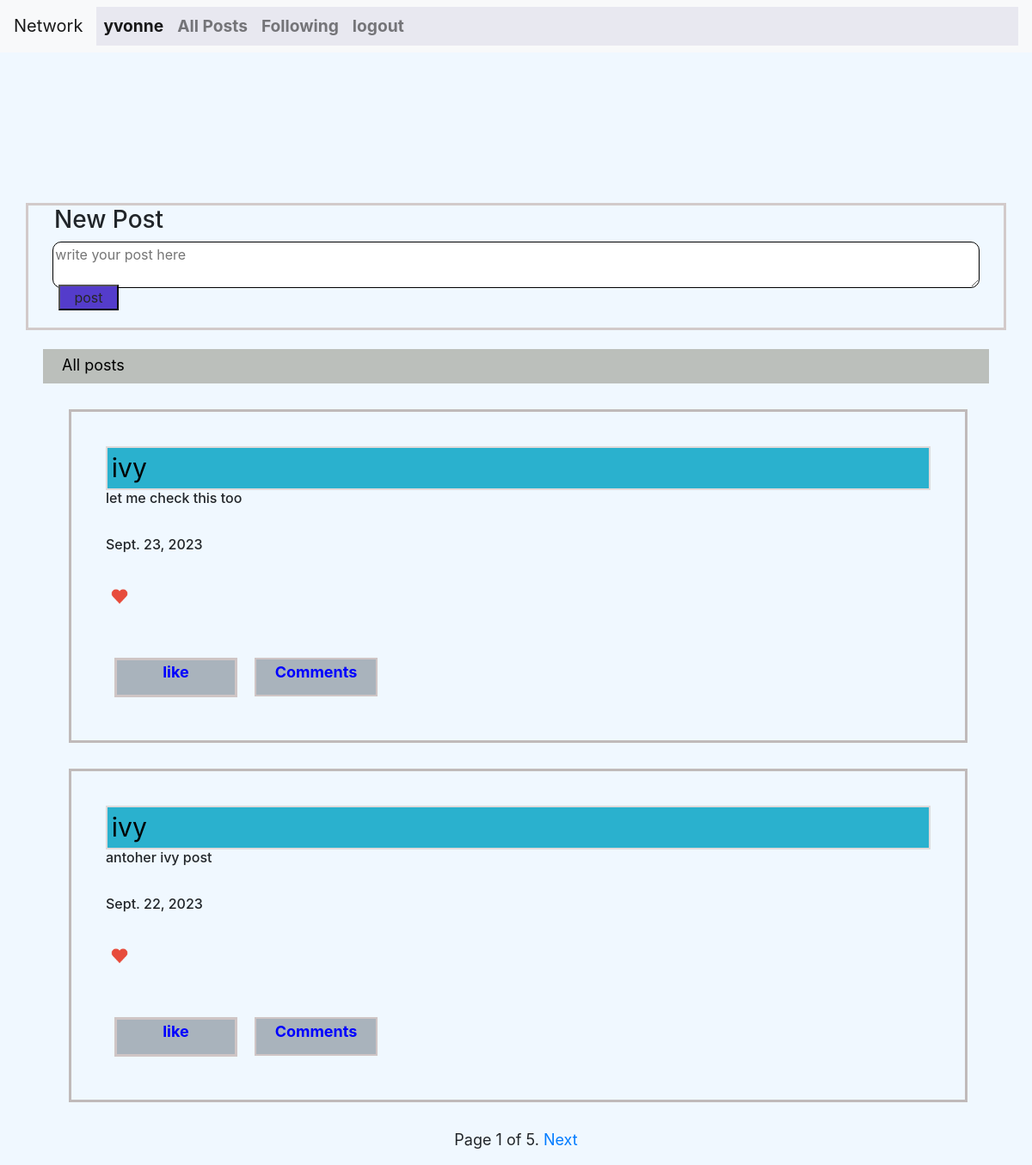
The page / (signed in) on the database as committed earlier.
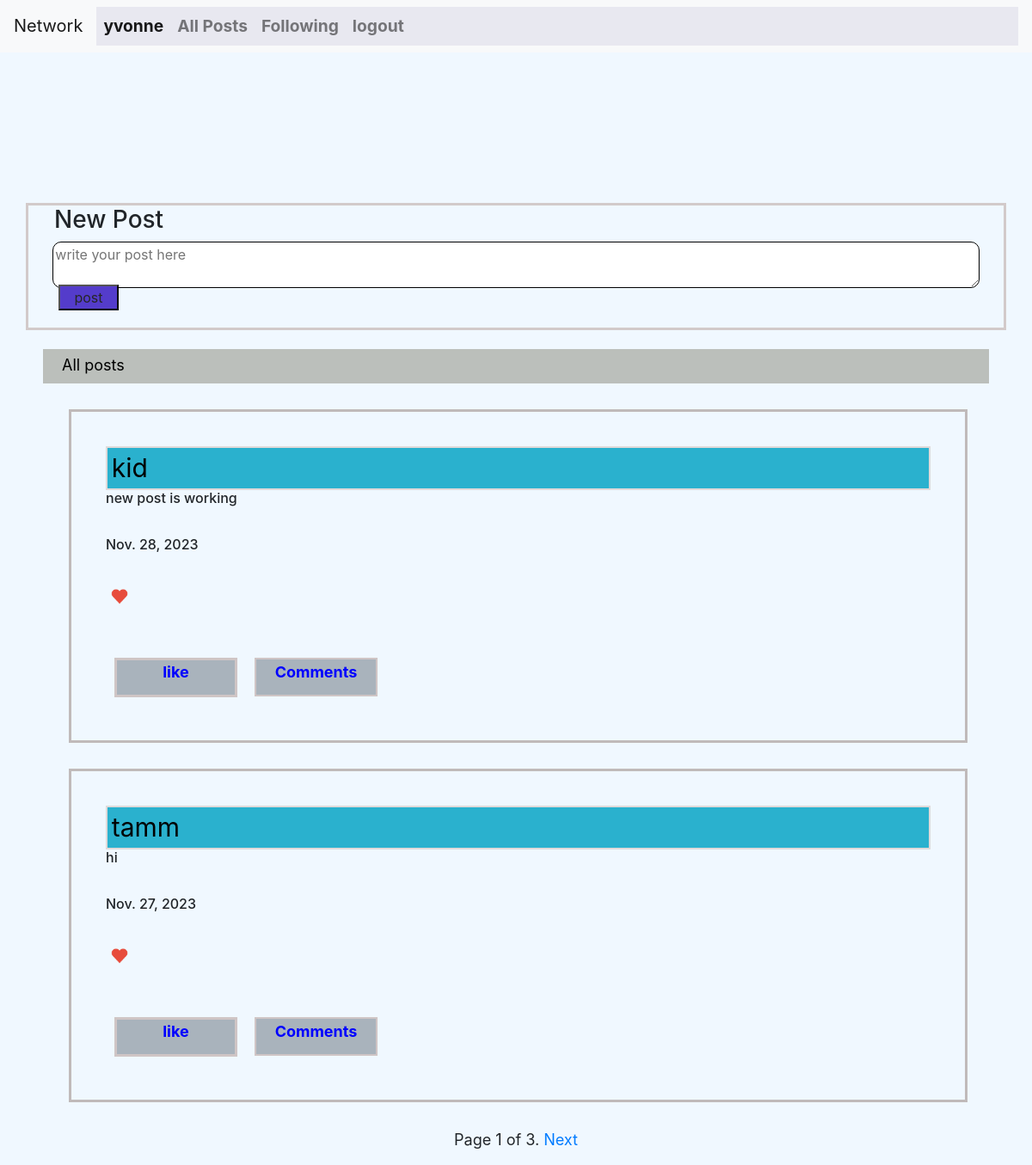
The same page on the database as committed later.
### network/models.py (models this page shows, shortened)
class User(AbstractUser):
    pass

class Posts(models.Model):
    user=models.ForeignKey(User,on_delete=models.CASCADE)
    text_field=models.CharField(max_length=5000)
    likes=models.IntegerField(default=0)
    date_created_on=models.DateField(auto_now=True)

class Like(models.Model):
    user=models.ForeignKey(User,on_delete=models.CASCADE)
    post=models.ForeignKey(Posts,on_delete=models.CASCADE)
    liking_user=models.IntegerField()

### network/views.py (the view)
# urls.py: path("", views.index, name="index"),
@login_required
def index(request):
    user=request.user
    posts = Posts.objects.all().order_by('-id')  # fetching all post objects from database
    paginator = Paginator(posts, 2)
    page = request.GET.get('page1')
    try:
        page_obj = paginator.page(page)
    except PageNotAnInteger:
        page_obj = paginator.page(1)
    except EmptyPage:
        page_obj = paginator.page(paginator.num_pages)
    followed_users_ids=[]
    post_set=set()
    followed_posts=[]
    follower_ids= user.following_set.all()
    for ids in follower_ids:
        id=ids.users_id
        post_set.add(id)
    followed_users_ids=list(post_set)
    for followed_user_id in followed_users_ids:
        post=Posts.objects.filter(user=followed_user_id)
        followed_posts+=post
    followed_posts
    paginator = Paginator(followed_posts, 1)
    page = request.GET.get('page2')
    try:
        followed_posts = paginator.page(page)
    except PageNotAnInteger:
        followed_posts = paginator.page(1)
    except EmptyPage:
        followed_posts = paginator.page(paginator.num_pages)
    return render(request, 'network/index.html',{'page_obj':page_obj,'page':followed_posts})

### network/templates/network/index.html (shortened to what this page needs)
{% extends "network/layout.html" %}
{% load static %}
{% block body %}
{% if user.is_authenticated %}
<section id="section">
        <div id="create-post">
            <h3 id="post-header">New Post</h3>
            <form id="post-form">
                  <textarea name="text_field" id="textarea"  placeholder="write your post here"></textarea> <br>
                  <button id="form-button" type="submit">post</button>
            </form>
        </div>
<div id="post-container">
  {% if page_obj %}
  <div id="post-title">All posts</div>
  {% for post in page_obj %}
      <div id="all-posts">
              <div id="post-list">
                      <button data-profile="{{post.user.id}}" id="username-link" >{{post.user.username}}</button> <br>
                      <h3 id="post-txt">{{post.text_field}} </h3> <br>
                      <h3 id="post-date">{{post.date_created_on}} </h3> <br>
                     <div id="count-div"> <a data-img="{{post.id}}" id="{{post.user.username}}" class="btn-like-img" href=""><img id="image" src="{% static 'network/heart.png' %}" alt=""> </a> </div>
                      <div class="btn-div">
                              {% if post.user.username == user.username %}
                              <a data-edit="{{post.id}}" id="btn-edit" href="#edit-post">edit</a>
                              <a data-delete="{{post.id}}" id="btn-delete" href=""> Delete</a><br>
                              <button data-comments="{{post.id}}" id="btn-comment">Comments</button>
                              {% else %}
                              {% if post.like_set.all %}
                              {% for like in  post.like_set.all %}
                              {% if like.liking_user == user.id %}
                              <a data-unlike="{{post.id}}" id="btn-unlike" href=""> unlike</a><br>
                               {% else %}
                              <a data-like="{{post.id}}" id="btn-like" href=""> like</a><br>
                              {% endif %}
                              {% endfor %}
                              {% else %}
                              <a data-like="{{post.id}}" id="btn-like" href=""> like</a><br>
                              {% endif %}
                              <button data-comments="{{post.id}}" id="btn-comment">Comments</button>
                              {% endif %}
                      </div>
              </div>
      </div>
{% endfor %}
          <center>
                <div>
                    <span>
                      <span>
                        Page {{ page_obj.number }} of {{ page_obj.paginator.num_pages }}.
                      </span>
                      {% if page_obj.has_next %}
                        <a href="?page1={{ page_obj.next_page_number }}">Next</a>
                      {% endif %}
                    </span>
                </div>
          </center>
{% endif %}
</div>
</section>
{% endif %}
{% endblock %}

### network/templates/network/layout.html (shortened to what this page needs)
{% load static %}
<!DOCTYPE html>
<html lang="en">
    <head>
        <link rel="stylesheet" href="https://cdn.jsdelivr.net/npm/bootstrap@4.0.0/dist/css/bootstrap.min.css">
        <link href="{% static 'network/styles.css' %}" rel="stylesheet">
    </head>
    <body>
        <div class="nav-bar">
            {% if user.is_authenticated %}
                 <nav class="navbar navbar-expand-lg navbar-light bg-light">
                        <a class="navbar-brand" href="#">Network</a>
                        <div class="collapse navbar-collapse" id="navbarSupportedContent">
                                <ul class="navbar-nav mr-auto">
                                    <li class="nav-item active">
                                    <a class="nav-link"  id="username"  href="">{{user.username}}<span class="sr-only">(current)</span></a>
                                    </li>
                                    <li class="nav-item">
                                    <a class="nav-link" id="posts-posts" href="/">All Posts</a>
                                    </li>
                                    <li class="nav-item">
                                    <a class="nav-link" id="following_url" href="#following-post-container">Following</a>
                                    </li>
                                    <li class="nav-item">
                                    <a class="nav-link"  href="{% url 'logout' %}">logout</a>
                                    </li>
                                </ul>
                        </div>
                </nav>
                {% else %}
                <div class="log-reg">
                <a class="reg-form" href="{% url 'register' %}">Register</a>
                <a class="log-form"  href="{% url 'login' %}">login</a>
                </div>
                {% endif %}
        </div>
        <div class="body">
                  {% block body %}
                  {% endblock %}
        </div>
</body>
</html>

### network/static/network/styles.css (style rules this page uses)
#textarea { display: flex; flex-direction: row; flex-wrap: nowrap; justify-content: flex-start; align-items: stretch; align-content: stretch; width:40% }

### network/templates/network/layout.html (style rules this page uses)
.nav-bar { width: 100%; height: 20%; }
.navbar { width: 100%; height: auto; position: fixed; z-index: 1; color: blue; }
.nav-link { color:rgb(23, 23, 188); font-style: normal; font-size: larger; font-weight: bold; }
#navbarSupportedContent { background-color: rgb(232, 232, 240); }
body { background-color:aliceblue; width: 100%; height: 100%; position: absolute; }
#section { background-color:aliceblue; margin-top: 10px; width: auto; height: auto; margin-top: -35px; }
#create-post { display: flex; flex-direction: column; flex-wrap: nowrap; justify-content: flex-start; align-items: stretch; align-content: stretch; width:95%; padding-top: -20px; position: relative; margin-bottom:5px; margin:auto; border: solid; border-color: rgb(210, 202, 202); background-color:aliceblue; }
#post-header { margin-left:30px }
#textarea { width:95%; margin:auto; margin-bottom: -25px; border: 1px solid; border-radius: 10px; }
#form-button { background-color:rgb(84, 60, 203); text-align: center; padding-bottom: -20px; margin-left: 35px; margin-top: -39px; margin-bottom:20px; color: #262626; width:70px; }
#post-container,#following-post-container { background-color:aliceblue; padding: 20px; width:95%; margin: auto; margin-top: 2px; font-size: large; }
#all-posts,#profile-box,#user-following { display: flex; flex-direction: column; flex-wrap: nowrap; justify-content: flex-start; align-items: stretch; align-content: stretch; position: relative; padding: 40px; width: 95%; margin: 30px; border-style: solid; border-color: #c0baba; }
#btn-edit, #btn-delete, #btn-unlike,#btn-comment,#id1,#id2,#id3,#btn-like { height: 20px; background-color: rgb(169, 179, 188); padding-bottom: 40px; text-align: center; margin: 1%; border-style: solid; border-color: rgb(207, 197, 197); margin-bottom: 10px; color: blue; font-weight: bold; width:15% }
.btn-div { display: flex; flex-direction: row; }
#profile-title,#following-title,#post-title { background-color: rgb(187, 191, 187); height: 40px; text-align: justify; padding-left: 2%; padding-top: .5%; color:black; }
#post-txt { font-size: medium; }
#post-date { font-size: medium; }
#username-link { width:100%; background-color: #2ab1ce; text-align: left; font-size: 30px; height: auto; border-color: #dfdada; border-style: solid; padding-left: .5%; }
#count-div { display: flex; flex-direction: row; flex-wrap: nowrap; justify-content: flex-start; align-items: stretch; align-content: stretch; position: relative; padding-left: 5px; padding-right: 5px; padding-bottom: 40px; text-align: center; margin: auto; border-radius: 15px; margin-bottom: 10px; }
#image { width: 20px; height: 20px; margin-left: 1px; }

Rows that differ between the two databases and show on the page:
removed Posts: user.username "ivy", text_field "let me check this too", date_created_on "Sept. 23, 2023"
removed Posts: user.username "ivy", text_field "antoher ivy post", date_created_on "Sept. 22, 2023"
added Posts: user.username "kid", text_field "new post is working", date_created_on "Nov. 28, 2023"
added Posts: user.username "tamm", text_field "hi", date_created_on "Nov. 27, 2023"
Other text that changed with them:
{{ page_obj.paginator.num_pages }}: "5" → "3"
